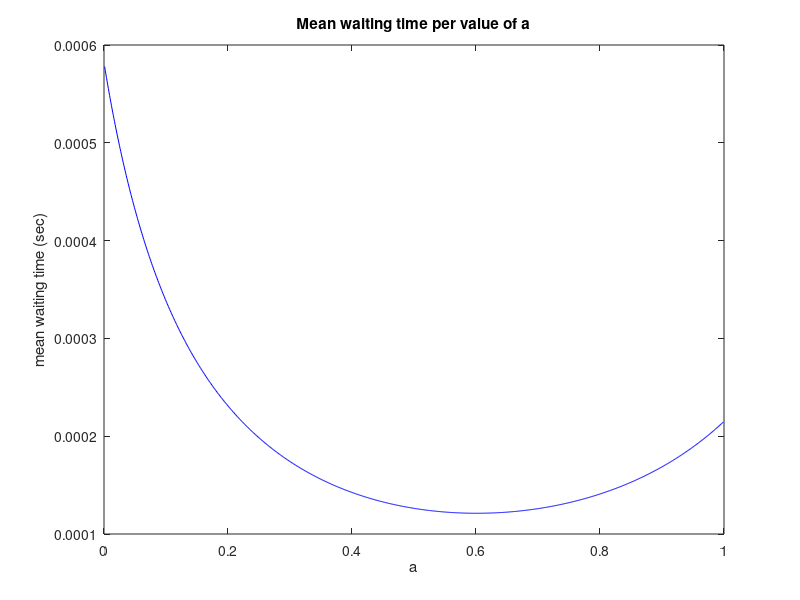

This figure's MATLAB source:
clc;
clear all;
close all;
a=0.001:0.001:0.999;
l = 10*1000;
m_1 = 15*10^6/128/8;
m_2 = 12*10^6/128/8;
l_1 = a.*l;
l_2 = (1-a).*l;
[U1 R1 Q1 X1 P1] = qsmm1(l_1,m_1);
[U2 R2 Q2 X2 P2] = qsmm1(l_2,m_2);
R = a.*R1 + (1-a).*R2;
figure(1);
plot(a,R,'b');
title("Mean waiting time per value of a");
xlabel("a");
ylabel("mean waiting time (sec)");
[min_R,min_pos] = min(R);

